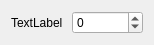
<?xml version="1.0" encoding="UTF-8"?>
<ui version="4.0">
 <class>IntField</class>
 <widget class="QWidget" name="IntField">
  <property name="geometry">
   <rect>
    <x>0</x>
    <y>0</y>
    <width>154</width>
    <height>40</height>
   </rect>
  </property>
  <property name="windowTitle">
   <string>Form</string>
  </property>
  <layout class="QVBoxLayout" name="verticalLayout">
   <item>
    <layout class="QHBoxLayout" name="horizontalLayout">
     <item>
      <widget class="QLabel" name="label">
       <property name="text">
        <string>TextLabel</string>
       </property>
      </widget>
     </item>
     <item>
      <widget class="QSpinBox" name="spinBox">
       <property name="minimum">
        <number>-9999999</number>
       </property>
       <property name="maximum">
        <number>9999999</number>
       </property>
      </widget>
     </item>
    </layout>
   </item>
  </layout>
 </widget>
 <resources/>
 <connections/>
</ui>
